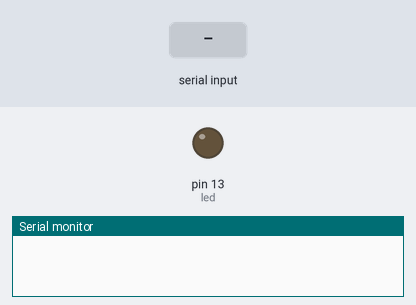
This sketch was run on a simulated Arduino Uno, built with avr-gcc and run on an emulated ATmega328P. Parts: output pins drawn as LEDs (lit = HIGH), the last lines printed to the serial monitor. Inputs (shaded band) come from the test bench.

Above: at 1.2 s.
1.3 s: "1" received over Serial
At 2.5 s:
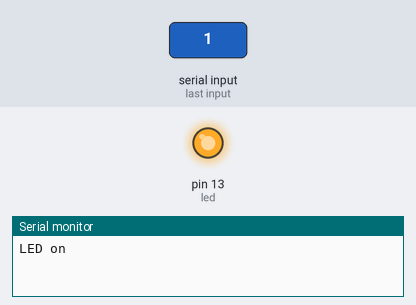
2.8 s: "0" received over Serial
At 3.7 s:
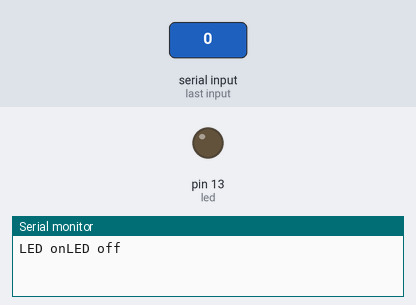
Timing chart, 0 to 5.8 s (numbered marks = the images above; inputs shaded):
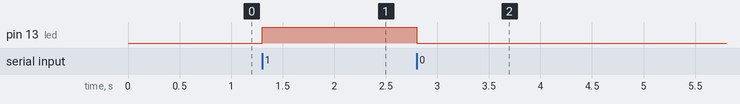

The sketch:

LED_Test.ino
```cpp
int led = 13; // mandatory initialization
char message;

void setup(){
        pinMode(led, OUTPUT);
        Serial.begin(9600);
}

void loop(){
        while(Serial.available() > 0){
                message = Serial.read();
                if ( message == '1')  {
                  digitalWrite(led, HIGH);
                  Serial.print("LED on");

                } else if ( message == '0') {
                  digitalWrite(led, LOW);
                  Serial.print("LED off");
                }
        }
}
```

Measured:
- after the input at 1.3 s, pin 13 (led): LOW → HIGH at once
- after the input at 2.8 s, pin 13 (led): HIGH → LOW at once
